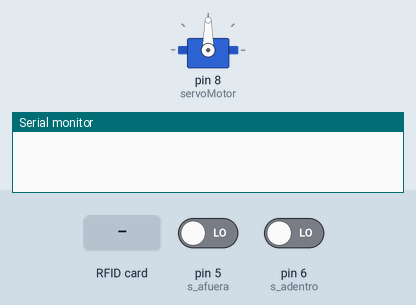
This sketch was run on a simulated Arduino Uno, built with avr-gcc and run on an emulated ATmega328P. Parts: servo, the last lines printed to the serial monitor. The inputs (shaded band) are chosen by the test bench; at power-on: pin 5 (s_afuera) LOW, pin 6 (s_adentro) LOW.

Above: at 1.2 s.
1.3 s: RFID card 79 65 CB 35 held to the reader
At 2.5 s:
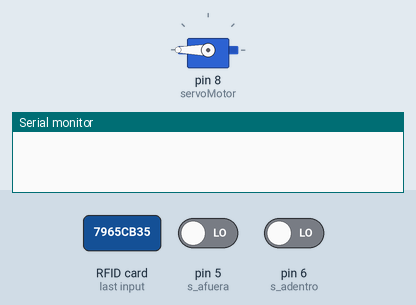
2.8 s: pin 5 (s_afuera) driven HIGH
At 3.4 s:
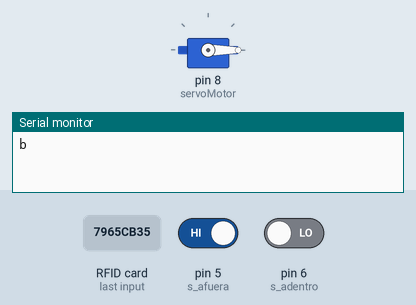
Timing chart, 0 to 5.8 s (numbered marks = the images above; inputs shaded):
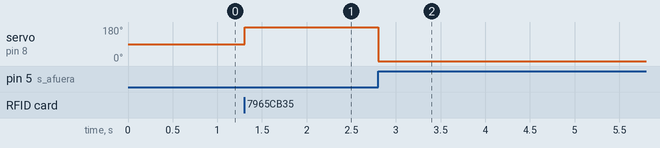

Measured:
- after the input at 1.3 s, servo on pin 8 (servoMotor): 90° → 180° at once
- after the input at 2.8 s, servo on pin 8 (servoMotor): 180° → 0° at once

The sketch:

acces_w_status.ino
```cpp
   /*
Pins  SPI    UNO
1 (NSS) SAD (SS)   10  a
2       SCK        13  ab
3       MOSI       11  c
4       MISO       12  cb
5       IRQ        *   n
6       GND       GND  nb
7       RST        5   v
8      +3.3V (VCC) 3V3 vb
* Not needed
1 on ICPS header
*/

/*
 * Arduino Pins
 * Servo = 8
 * sensor afuera = 5
 * sensor adentro = 6
 */


#include <SPI.h>
#include <MFRC522.h>
#include <Servo.h>


#define RST_PIN  9    //Pin 9 para el reset del RC522
#define SS_PIN  10   //Pin 10 para el SS (SDA) del RC522
#define DELAY   100

MFRC522 mfrc522(SS_PIN, RST_PIN); ///Creamos el objeto para el RC522
Servo servoMotor;

// Custom variables
int eval = 0;
int s_afuera = 5;
int s_adentro = 6;

void setup() {
  Serial.begin(9600); //Iniciamos La comunicacion serial
  SPI.begin();        //Iniciamos el Bus SPI
  mfrc522.PCD_Init(); // Iniciamos el MFRC522
  pinMode(s_afuera, INPUT);
  pinMode(s_adentro, INPUT);
  servoMotor.attach(8);
//  Serial.println("Control de acceso:");
}

byte ActualUID[4]; //almacenará el código del Tag leído
byte Usuario1[4]= {0x79, 0x65, 0xCB, 0x35} ; //código del usuario 1 79 65 CB 35
byte Usuario2[4]= {0x45, 0x03, 0x00, 0xAB} ; //código del usuario 2
void loop() {
  // Revisamos si hay nuevas tarjetas  presentes
  if ( mfrc522.PICC_IsNewCardPresent())
        {
      //Seleccionamos una tarjeta
            if ( mfrc522.PICC_ReadCardSerial())
            {
                  // Enviamos serialemente su UID
//                  Serial.print(F("Card UID:"));
                  for (byte i = 0; i < mfrc522.uid.size; i++) {
//                          Serial.print(mfrc522.uid.uidByte[i] < 0x10 ? " 0" : " ");
//                          Serial.print(mfrc522.uid.uidByte[i], HEX);
                          ActualUID[i]=mfrc522.uid.uidByte[i];
                  }
//                  Serial.print("     ");
                  //comparamos los UID para determinar si es uno de nuestros usuarios
                  if(compareArray(ActualUID,Usuario1)||compareArray(ActualUID,Usuario2)){
//                    Serial.println("Acceso concedido...");
                    eval = 1;
                    servoMotor.write(180);

                  }
                  else{
                    Serial.println('i');
                  }
                  // Terminamos la lectura de la tarjeta tarjeta  actual
                  mfrc522.PICC_HaltA();

            }
        }
        while(eval == 1){
            if(digitalRead(s_adentro)){
              Serial.print('a');
              servoMotor.write(0);
              eval = 0;
            } else if(digitalRead(s_afuera)){
              Serial.print('b');
              eval = 0;
              servoMotor.write(0);
            }

        }
}

//Función para comparar dos vectores
 boolean compareArray(byte array1[],byte array2[])
{
  if(array1[0] != array2[0])return(false);
  if(array1[1] != array2[1])return(false);
  if(array1[2] != array2[2])return(false);
  if(array1[3] != array2[3])return(false);
  return(true);
}
```
